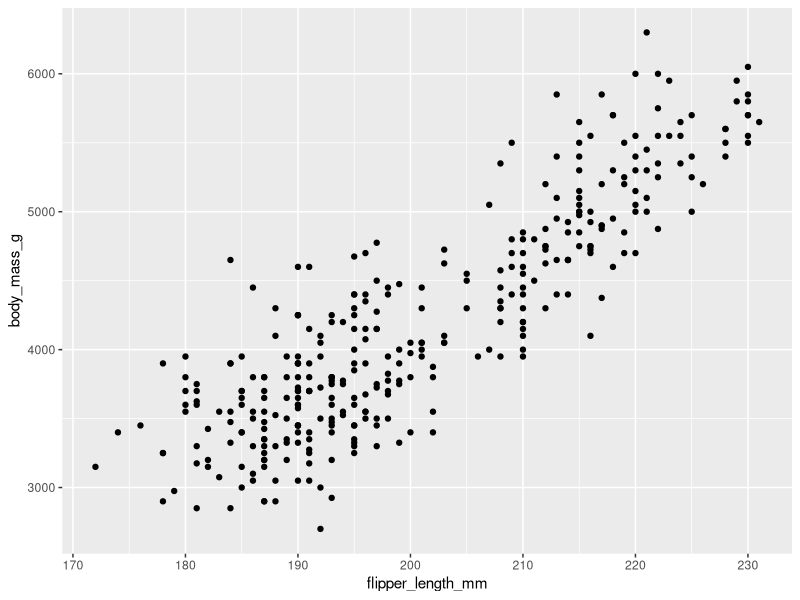
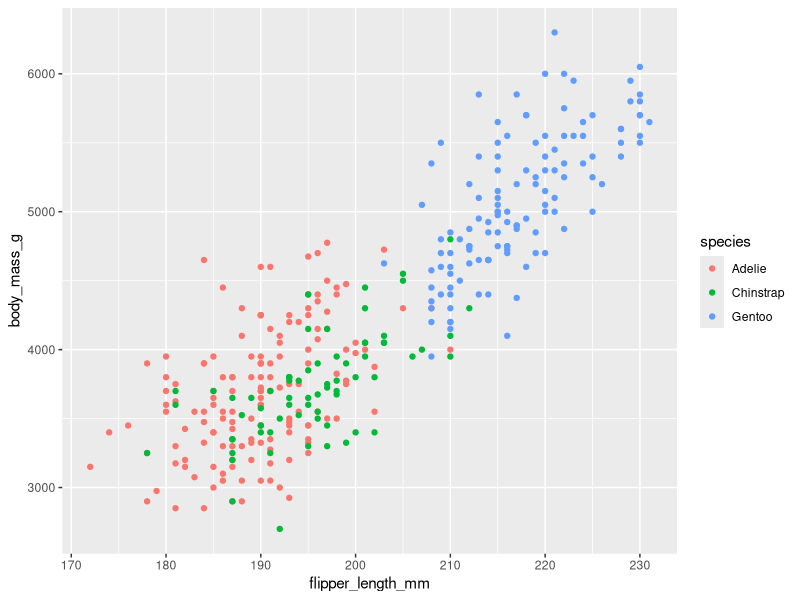
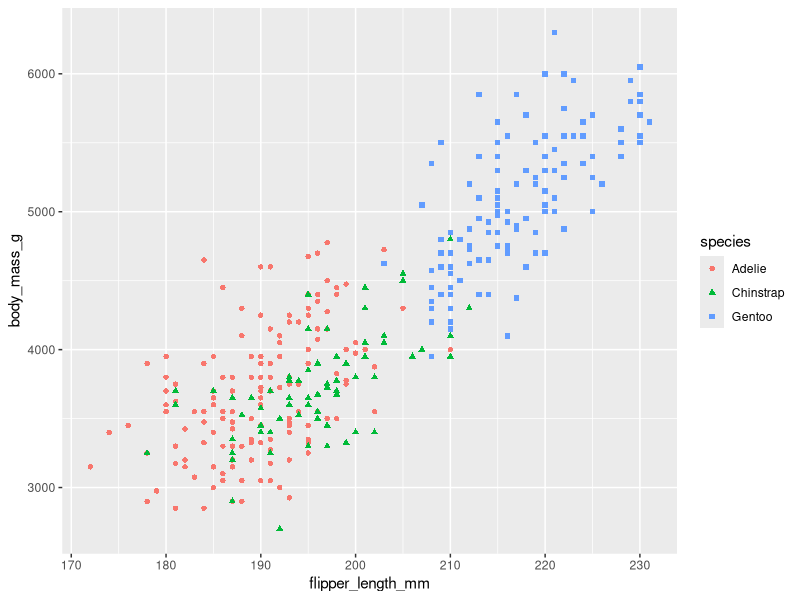
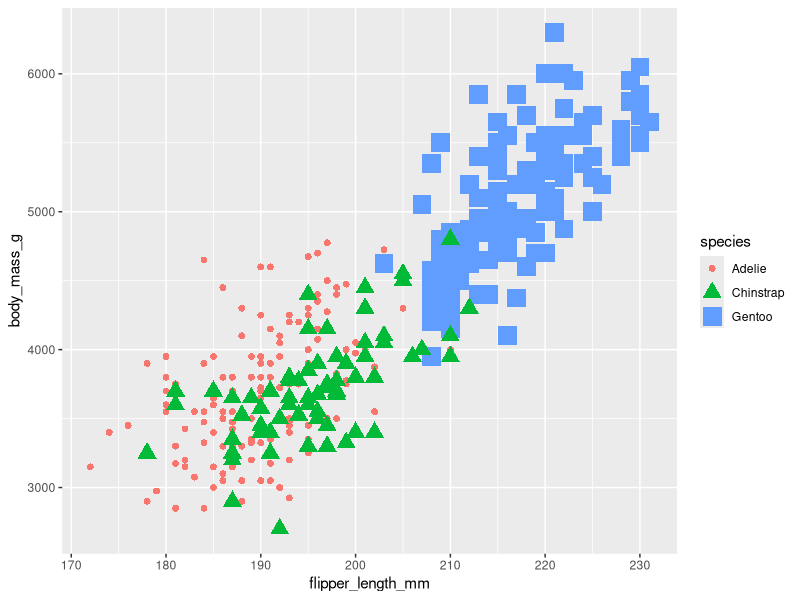
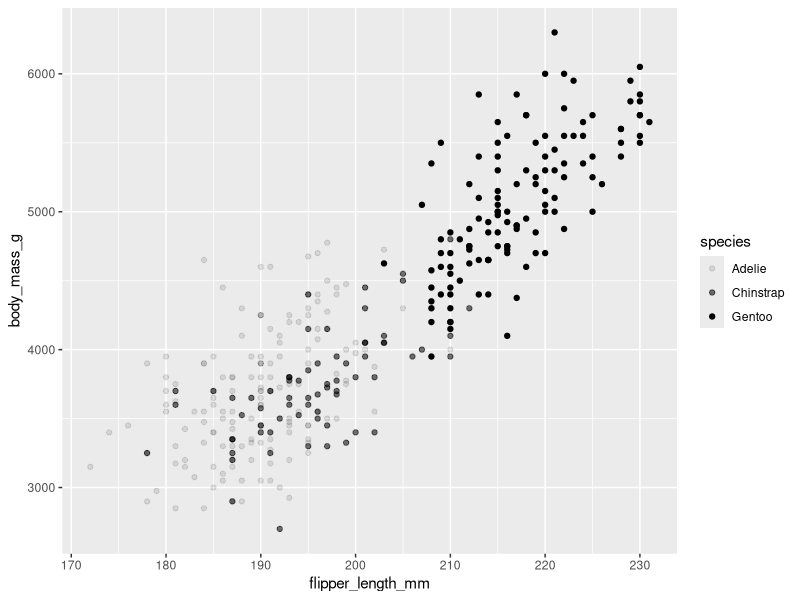
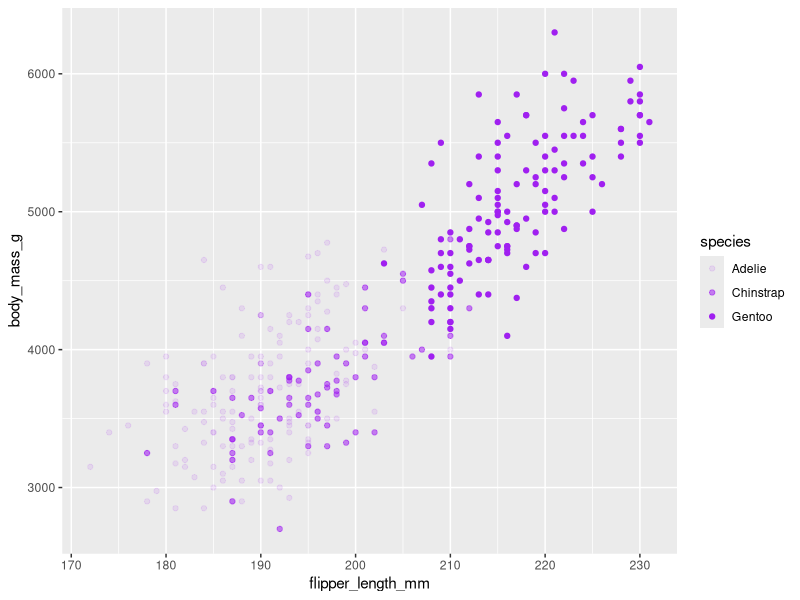

Write the R code that produced these figures, in order.
## ---- chunk 1
library(tidyverse)
library(ggplot2)
library(palmerpenguins)
## ---- chunk 2
data("penguins")
## ---- chunk 3
ggplot(data = penguins) + geom_point(mapping = aes(x = flipper_length_mm, y = body_mass_g))
## ---- chunk 4
ggplot(data = penguins) + geom_point(mapping = aes(x = flipper_length_mm, y = body_mass_g,color=species))
## ---- chunk 5
ggplot(data = penguins) + geom_point(mapping = aes(x = flipper_length_mm, y = body_mass_g,color=species,shape=species))
## ---- chunk 6
ggplot(data = penguins) + geom_point(mapping = aes(x = flipper_length_mm, y = body_mass_g,color=species,shape=species,size=species))
## ---- chunk 7
ggplot(data = penguins) + geom_point(mapping = aes(x = flipper_length_mm, y = body_mass_g,alpha=species))
## ---- chunk 8
ggplot(data = penguins) + geom_point(mapping = aes(x = flipper_length_mm, y = body_mass_g,alpha=species),color="purple")
